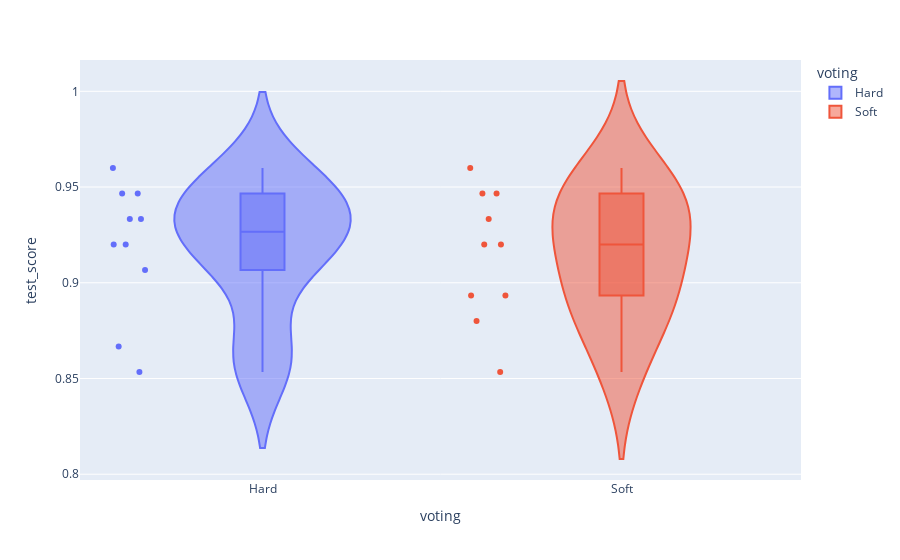

Notebook code for this chart:
### Code cell
# Avaliando tipos de votings
num_cat_hip(dados_combinados, 'voting', 'test_score')

### Figure 1 — Plotly figure (JSON) as saved in the notebook; plotly's stock layout.template omitted (floating-point values rounded to 4 significant figures)
{"data": [{"alignmentgroup": "True", "box": {"visible": true}, "hovertemplate": "voting=%{x}<br>test_score=%{y}<extra></extra>", "legendgroup": "Hard", "marker": {"color": "#636efa"}, "name": "Hard", "offsetgroup": "Hard", "orientation": "v", "points": "all", "scalegroup": "True", "showlegend": true, "type": "violin", "x": ["Hard", "Hard", "Hard", "Hard", "Hard", "Hard", "Hard", "Hard", "Hard", "Hard"], "x0": " ", "xaxis": "x", "y": [0.9467, 0.9333, 0.92, 0.96, 0.9067, 0.9333, 0.92, 0.8667, 0.8533, 0.9467], "y0": " ", "yaxis": "y"}, {"alignmentgroup": "True", "box": {"visible": true}, "hovertemplate": "voting=%{x}<br>test_score=%{y}<extra></extra>", "legendgroup": "Soft", "marker": {"color": "#EF553B"}, "name": "Soft", "offsetgroup": "Soft", "orientation": "v", "points": "all", "scalegroup": "True", "showlegend": true, "type": "violin", "x": ["Soft", "Soft", "Soft", "Soft", "Soft", "Soft", "Soft", "Soft", "Soft", "Soft"], "x0": " ", "xaxis": "x", "y": [0.8933, 0.92, 0.9333, 0.96, 0.8933, 0.9467, 0.92, 0.88, 0.8533, 0.9467], "y0": " ", "yaxis": "y"}], "layout": {"legend": {"title": {"text": "voting"}, "tracegroupgap": 0}, "margin": {"t": 60}, "violinmode": "overlay", "xaxis": {"anchor": "y", "categoryarray": ["Hard", "Soft"], "categoryorder": "array", "domain": [0, 1], "title": {"text": "voting"}}, "yaxis": {"anchor": "x", "domain": [0, 1], "title": {"text": "test_score"}}}}
